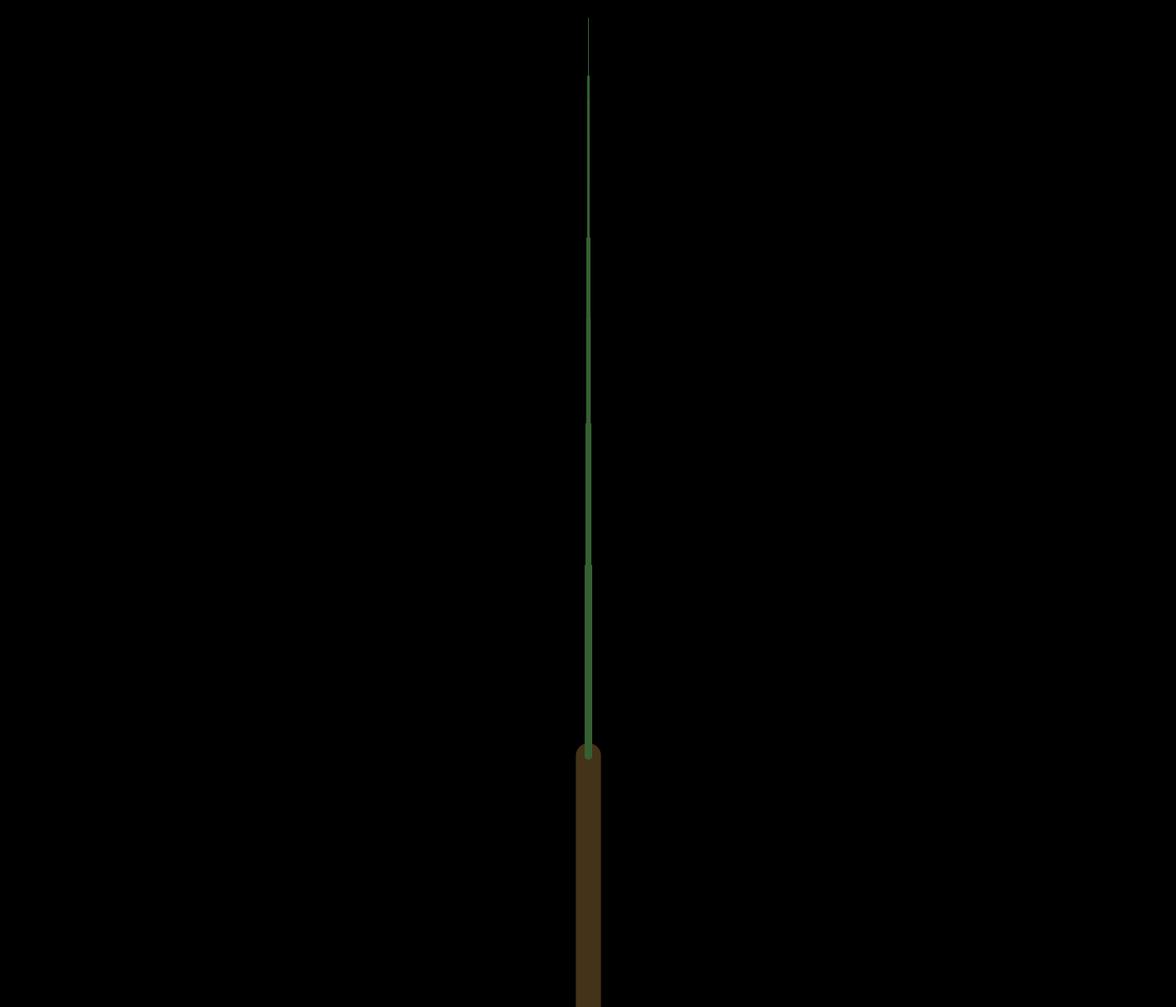
Frame 1 (no input)
Frame 60 (the mouse pressed at the canvas centre just before this capture): identical to frame 1, image omitted
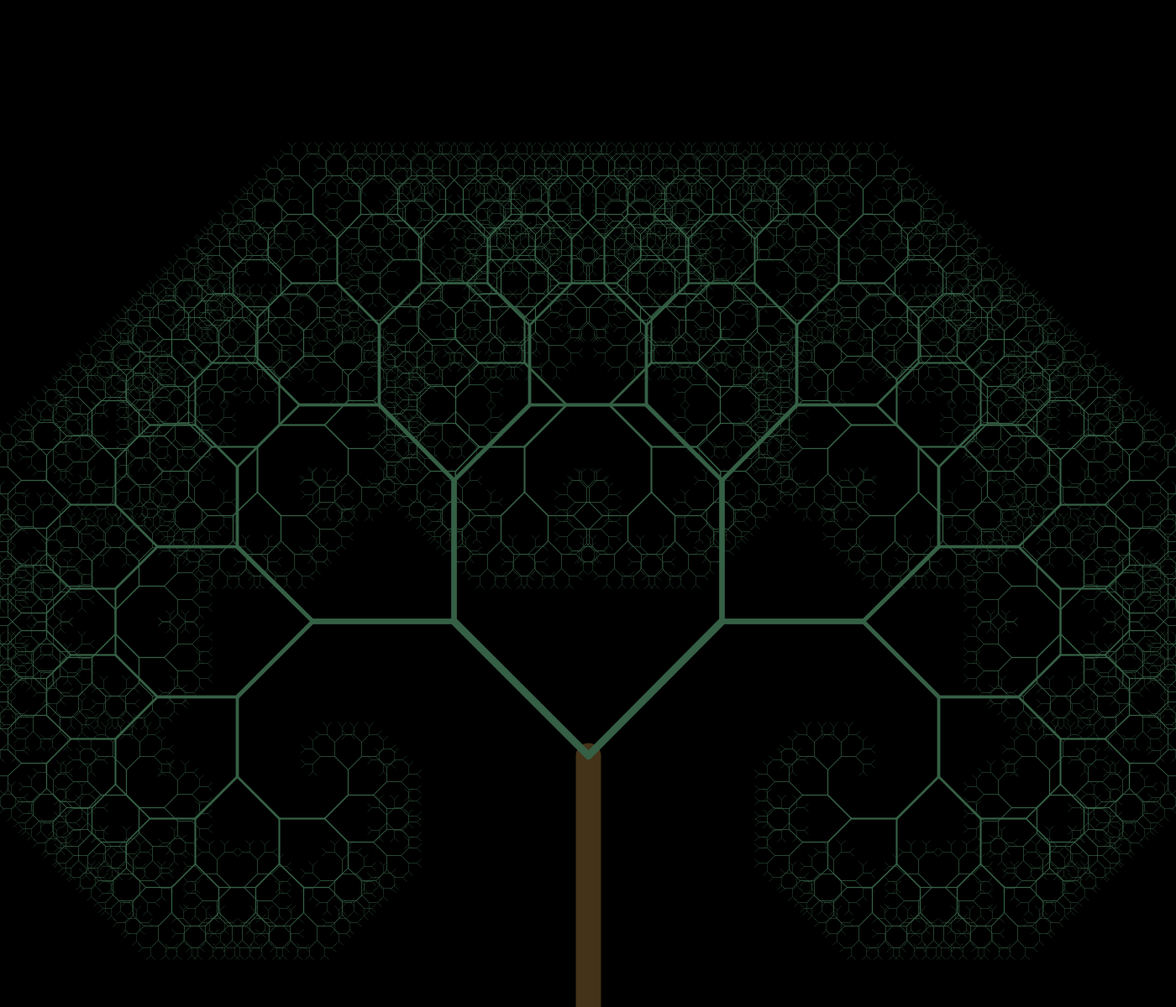
Frame 120 (the mouse held since frame 60 and released just before this capture)

The Processing sketch that drew these frames (run headless with seeded random() and noise(); from frame 60 on, the mouse is pressed at the canvas centre):

// Processing sketch: sketch_tree
// ── sketch_tree.pde
float theta;   
int SIZE = 300;

void setup() {
  size(1400,1200);
}

void draw() {
  background(0);
  frameRate(30);
  stroke(255);
  // Let's pick an angle 0 to 90 degrees based on the mouse position
  float a = (mouseX / (float) width) * 90f;
  // Convert it to radians
  theta = radians(a);
  // Start the tree from the bottom of the screen
  translate(width/2,height);
  // Draw a line 120 pixels
  strokeWeight(30);
  stroke(68,51,24);
  line(0,0,0,-SIZE);
  // Move to the end of that line
  translate(0,-SIZE);
  // Start the recursive branching!
  branch(SIZE);

}

void branch(float h) {
  // Each branch will be 2/3rds the size of the previous one
  h *= 0.75;
  
  // All recursive functions must have an exit condition!!!!
  // Here, ours is when the length of the branch is 2 pixels or less
  if (h > 7) {
    pushMatrix();    // Save the current state of transformation (i.e. where are we now)
    rotate(theta);   // Rotate by theta
    stroke(53,96,(theta+2)*25);
    strokeWeight(h/25);
    line(0, 0, 0, -h);  // Draw the branch
    translate(0, -h); // Move to the end of the branch
    branch(h);       // Ok, now call myself to draw two new branches!!
    popMatrix();     // Whenever we get back here, we "pop" in order to restore the previous matrix state
    
    // Repeat the same thing, only branch off to the "left" this time!
    pushMatrix();
    rotate(-theta);
    strokeWeight(h/25);
    line(0, 0, 0, -h);
    translate(0, -h);
    branch(h);
    popMatrix();
  }
}
